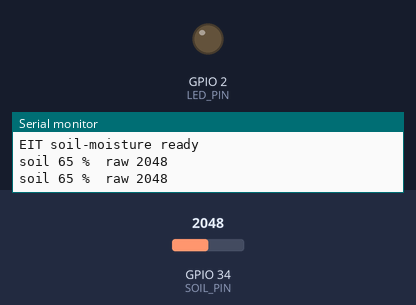
The sketch below on a simulated ESP32. Parts: output pins drawn as LEDs (lit = HIGH), the last lines printed to the serial monitor. The inputs (shaded band) are chosen by the test bench; at power-on: GPIO 34 (SOIL_PIN) = 2048.

Above: at 1.8 s.
1.9 s: GPIO 34 (SOIL_PIN) set to 2672
3.4 s: GPIO 34 (SOIL_PIN) set to 2772
At 5.2 s:
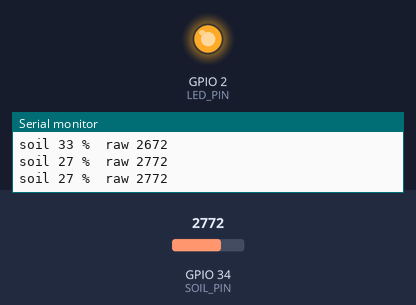
5.5 s: GPIO 34 (SOIL_PIN) set to 2047
At 6.9 s:
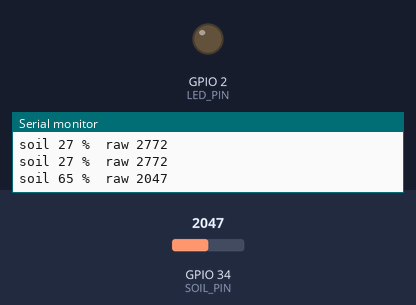
7.5 s: GPIO 34 (SOIL_PIN) set to 2866
At 8.5 s:
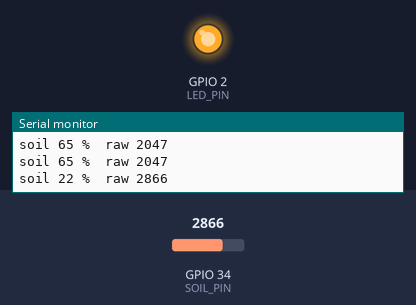
Timing chart, 0 to 10.5 s (numbered marks = the images above; inputs shaded):
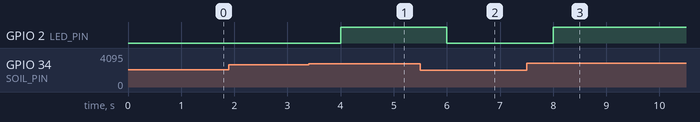

Measured:
- the behaviour switches between 2730 and 2731 on GPIO 34 (SOIL_PIN) (found by bisection; images 0 and 1)
- after the input at 3.4 s, GPIO 2 (LED_PIN): LOW → HIGH after 0.60 s
- after the input at 5.5 s, GPIO 2 (LED_PIN): HIGH → LOW after 0.50 s
- after the input at 7.5 s, GPIO 2 (LED_PIN): LOW → HIGH after 0.50 s

The sketch:

sketch.ino
```cpp
// EI TOKEN 案例 · 花盆缺水提醒
// 土壤太干时亮灯提醒你浇水
// 适用：Arduino Uno / Arduino Nano / ESP32 DevKit / ESP32-S3 DevKitC

#if defined(CONFIG_IDF_TARGET_ESP32S3)
const int SOIL_PIN = 1;
const int LED_PIN = 2;
#elif defined(ESP32)
const int SOIL_PIN = 34;
const int LED_PIN = 2;
#else
const int SOIL_PIN = A0;
const int LED_PIN = 13;
#endif

#if defined(ESP32)
const int ADC_MAX = 4095;   // ESP32 的 ADC 是 12 位
#else
const int ADC_MAX = 1023;   // Uno/Nano 的 ADC 是 10 位
#endif

// 标定：放在空气里读到的值填 DRY，泡在水里读到的值填 WET
#if defined(ESP32)
const int DRY = 3300, WET = 1400;
#else
const int DRY = 520, WET = 260;
#endif

void setup() {
  Serial.begin(115200);
  pinMode(LED_PIN, OUTPUT);
  Serial.println("EIT soil-moisture ready");
}

void loop() {
  int raw = analogRead(SOIL_PIN);
  int pct = constrain(map(raw, DRY, WET, 0, 100), 0, 100);
  digitalWrite(LED_PIN, pct < 30 ? HIGH : LOW);   // 低于 30% 亮灯提醒
  Serial.print("soil "); Serial.print(pct); Serial.print(" %  raw "); Serial.println(raw);
  delay(1000);
}
```
